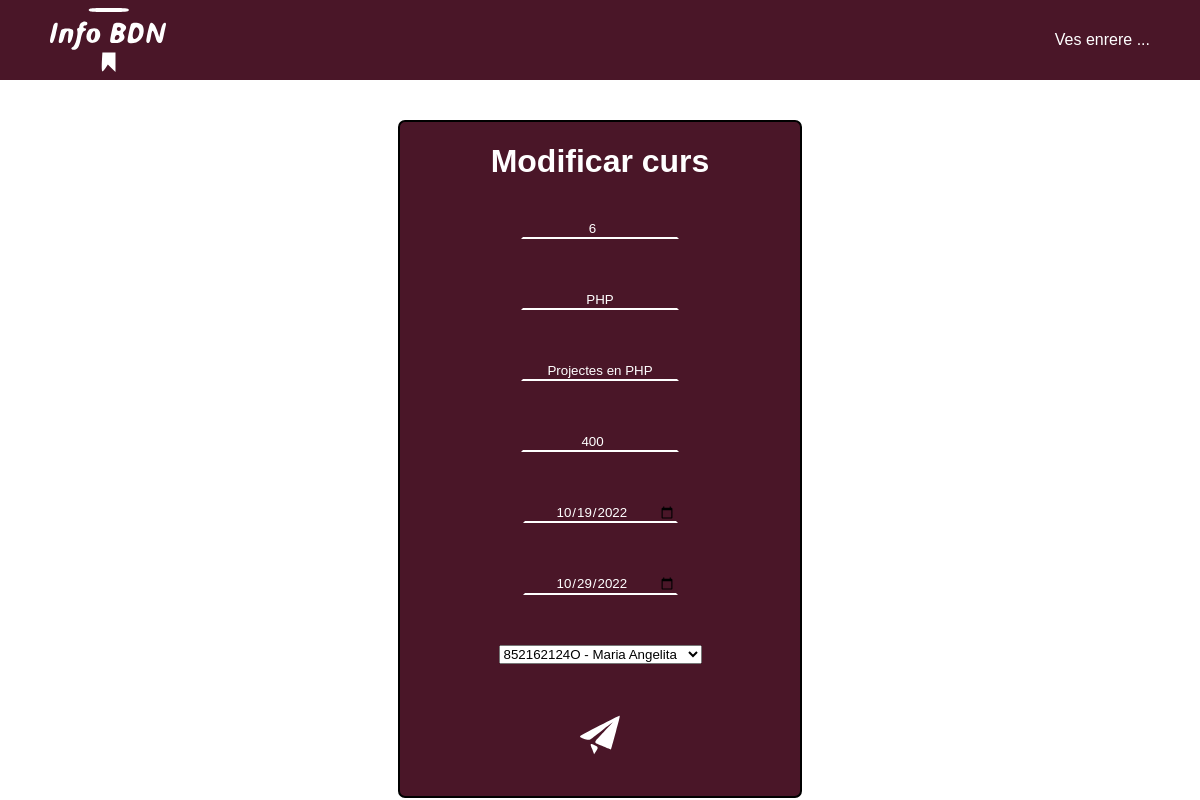
The app's page /admin/modcurs.php?id=6 (signed in) with its own data.
### tables this page shows
CREATE TABLE `cursos` (
  `codi_curs` int(100) NOT NULL,
  `nom_curs` varchar(20) NOT NULL,
  `desc_curs` varchar(100) NOT NULL,
  `hores_curs` int(255) NOT NULL,
  `ini_curs` date NOT NULL,
  `fin_curs` date NOT NULL,
  `DNI_prof` varchar(100) DEFAULT NULL,
  `visible` tinyint(1) NOT NULL
);

### admin/functions/funciones.php (the view, shortened to what this page needs)
<?php
function openHtml($title){
    echo "
        <!DOCTYPE html>
        <html lang='ca'>
        <head>
            <meta charset='UTF-8'>
            <meta http-equiv='X-UA-Compatible' content='IE=edge'>
            <meta name='viewport' content='width=device-width, initial-scale=1.0'>
            <title>{$title}</title>
            <link rel='stylesheet' href='css/style.css'>
        </head>
        <body>
    ";
}
function closeHtml(){
    echo "
        </body>
    </html>";
}
                ?>
                <?php
function modificarCurs($conexion, $consulta){
    $resultat = mysqli_fetch_assoc($consulta);
    $nomdni = "SELECT DNI,nom_prof,cog_prof FROM professors";
    $consultadni = mysqli_query($conexion,$nomdni);
    $numlinia = mysqli_num_rows($consultadni);
    echo "<div class='header'>";
        echo "<img src='img/logo.svg' alt='Logo'>";
        echo "<div class='navmenu'>";
            echo "<a href='cursadmin.php'><p>Ves enrere ...</p></a>";
        echo "</div>";
    echo "</div>";
    echo "<div id='adminlog'>";
        echo "<h1>Modificar curs</h1>";
        echo "<form action='modcurs.php' method='post'>";
            echo "<p><input type='number' name='id' id='id' value='".$resultat['codi_curs']."' class='campoform' readonly></p>";
            echo "<p><br><input type='text' name='nom_curs' id='nom_curs' value='".$resultat['nom_curs']."' class='campoform'></p>";
            echo "<p><br><input type='text' name='desc_curs' id='desc_curs' value='".$resultat['desc_curs']."' class='campoform'></p>";
            echo "<p><br><input type='number' name='hores_curs' id='hores_curs' value='".$resultat['hores_curs']."' class='campoform'></p>";
            echo "<p><br><input type='date' name='ini_curs' id='ini_curs' value='".$resultat['ini_curs']."' class='campoform'></input></p>";
            echo "<p><br><input type='date' name='fin_curs' id='fin_curs' value='".$resultat['fin_curs']."' class='campoform'></input></p>";
            echo "<p><br><select name='DNI_prof' id='DNI_prof' value='".$resultat['DNI_prof']."'>";
            for ($i=0;$i<$numlinia;$i++){
                $dninomcomplet = mysqli_fetch_assoc($consultadni);
                if($resultat['DNI_prof'] == $dninomcomplet['DNI']){
                    ?>
                    <option selected value='<?php echo $dninomcomplet["DNI"]?>'><?php echo $dninomcomplet["DNI"]." - ".$dninomcomplet["nom_prof"]." ".$dninomcomplet["cog_prof"]?></option>
                    <?php
                }else{
                    ?>
                    <option value='<?php echo $dninomcomplet["DNI"] ?>'><?php echo $dninomcomplet["DNI"]." - ".$dninomcomplet["nom_prof"]." ".$dninomcomplet["cog_prof"]?></option>;
                    <?php
                    echo "\n";
                }
            }
            echo "</select></p>";
            echo "<p><button type='submit' class='botonform'><img src='img/sendwhitegood.svg' id='fotoenviar'></button></p>";
        echo "</form>";
    echo "</div>";
}

### admin/css/style.css (style rules this page uses)
* { font-family: Arial; }
a { text-decoration: none; color: white; }
body { margin: 0px; padding: 0px; display: flex; flex-direction: column; }
.header { position: fixed; top: 0; left: 0; display: flex; flex-direction: row; justify-content: space-between; align-items: center; background-color: #4A1628; height: 10%; width: 100%; }
.header > img { padding: 50px; }
.navmenu { display: flex; flex-direction: row; justify-content: space-evenly; margin-right: 50px; }
.navmenu > a { margin-left: 20px; color: white; text-decoration: none; }
#adminlog { display: flex; flex-direction: column; margin-top: 10%; margin-left: auto; margin-right: auto; width: 400px; align-items: center; border: 2px solid #000000; border-radius: 7px; background-color: #4A1628; color: white; }
#adminlog > form { display: flex; flex-direction: column; align-items: center; }
#adminlog > h1 { color: white; }
.campoform { text-align: center; color: white; border-color: rgba(0, 0, 0, 0) rgba(255, 255, 0, 0) rgb(255, 255, 255) rgba(255, 255, 0, 0); background-color: #4A1628; width: 150px; }
.botonform { display: flex; align-items: center; justify-content: center; width: 60px; height: 60px; margin-top: 15%; margin-bottom: 25%; background-color: #4A1628; border: #4A1628; }
#fotoenviar { width: 70px; height: 70px; }

### records on screen
cursos: id "6", nom_curs "PHP", desc_curs "Projectes en PHP", hores_curs "400", ini_curs "10/19/2022", fin_curs "10/29/2022"

### other values on screen
form field DNI_prof "852162124O - Maria Angelita"
